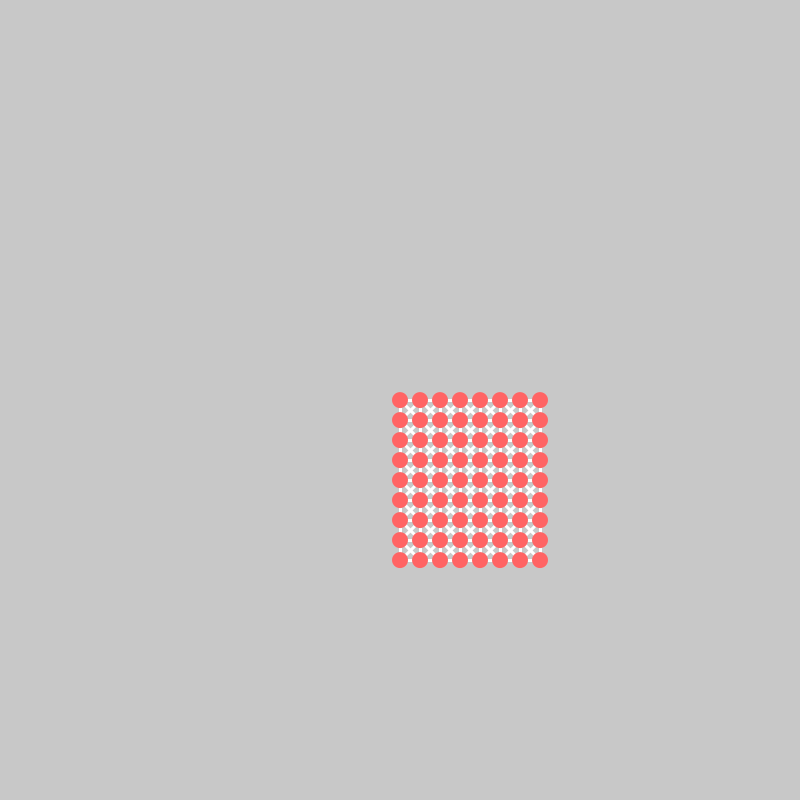
Frame 1 (no input)
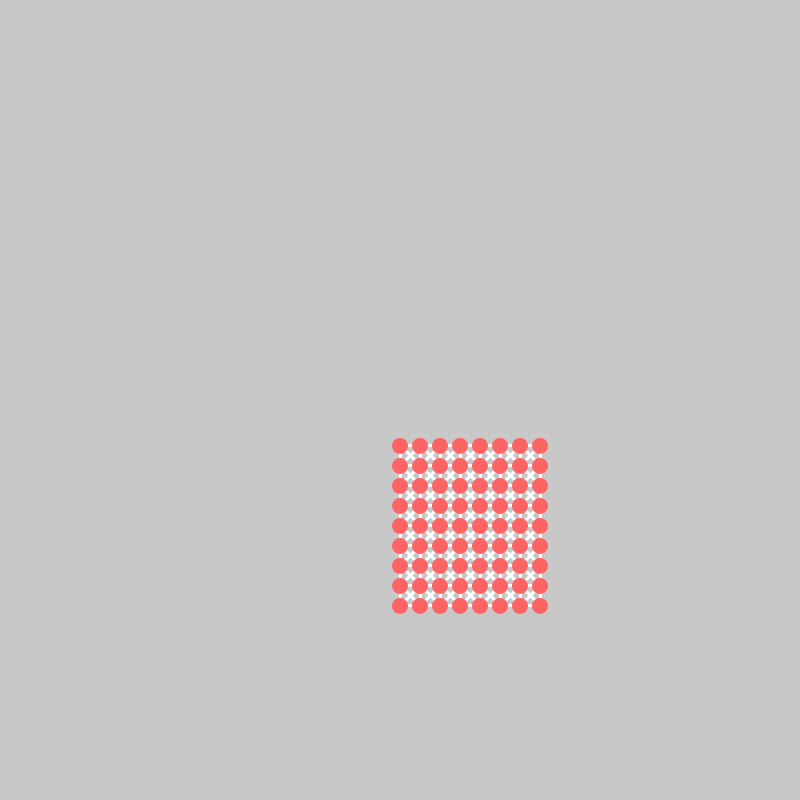
Frame 60 (the mouse pressed at the canvas centre just before this capture)
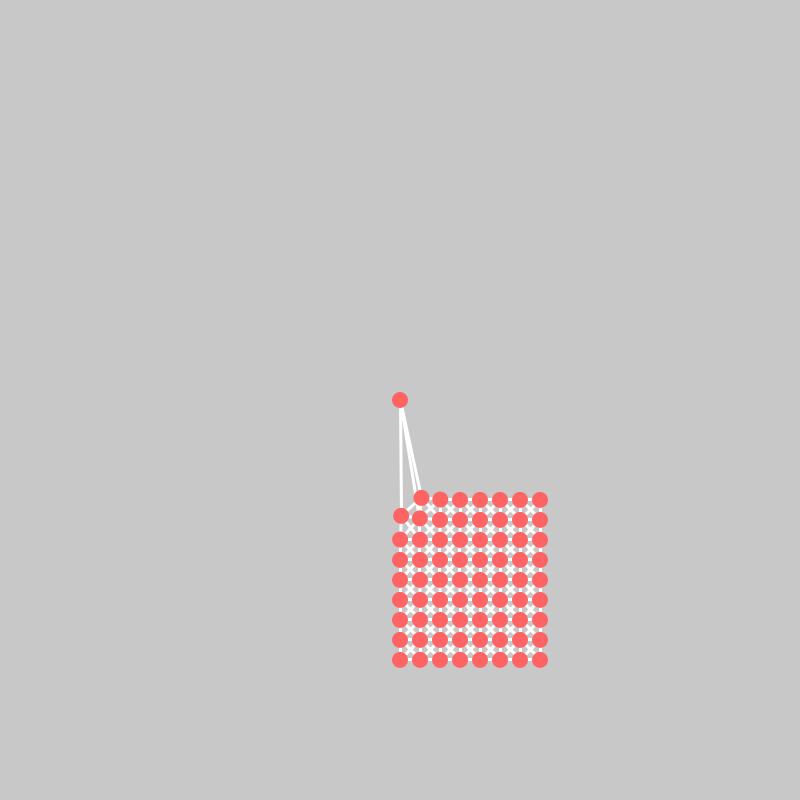
Frame 120 (the mouse held since frame 60 and released just before this capture)

The Processing sketch that drew these frames (run headless with seeded random() and noise(); from frame 60 on, the mouse is pressed at the canvas centre):

// Processing sketch: softbody_sim
// ── softbody_sim.pde
float grav = 0.1;
float timeScale = 0.9;

Softbody body1;

int[][] body1pts = {
  {1, 1, 1, 1, 1, 1, 1, 1},
  {1, 1, 1, 1, 1, 1, 1, 1},
  {1, 1, 1, 1, 1, 1, 1, 1},
  {1, 1, 1, 1, 1, 1, 1, 1},
  {1, 1, 1, 1, 1, 1, 1, 1},
  {1, 1, 1, 1, 1, 1, 1, 1},
  {1, 1, 1, 1, 1, 1, 1, 1},
  {1, 1, 1, 1, 1, 1, 1, 1},
  {1, 1, 1, 1, 1, 1, 1, 1}  
};

/*
int[][] body1pts = {
  {1, 1}, {1, 1},
};
*/


void setup() 
{
  size(800, 800);
  body1 = new Softbody(body1pts, new PVector(400, 400));
}

void draw() 
{
  background(200);
  if (mousePressed) body1.points[0][0].pos = new PVector(mouseX, mouseY);
  body1.update();
  if (mousePressed) body1.points[0][0].pos = new PVector(mouseX, mouseY);
  body1.show();
}

void mouseDragged() {
  body1.points[0][0].pos = new PVector(mouseX, mouseY);
}

// ── Point.pde
class Point {
  PVector pos;
  PVector vel = new PVector();
  PVector f = new PVector();
  float m;
  float r = 8;
  Softbody body;
  
  Point(PVector _pos, float _m, Softbody _body) {
    m = _m;
    pos = _pos;
    body = _body;
  }
  
  void AddForce(PVector force) {
    f.add(force);
  }
  
  void update() 
  {
    f.add(new PVector(0, grav * m));  
    for (Point[] parray : body.points) {
      for (Point p : parray) {
        if (p != null && sqrt(sq(pos.x - p.pos.x) + sq(pos.y - p.pos.y)) < r + p.r) {
          f.add((p.pos.copy().sub(pos)).normalize().mult((r + p.r) - sqrt(sq(pos.x - p.pos.x) + sq(pos.y - p.pos.y))).mult(-0.3));
        }
      }
    }
    vel.add(f);
    pos.add(vel.mult(timeScale));
    if (pos.y > height-10) {
      pos.y = height-10;
    }
    if (pos.x > width-10) {
      pos.x = width-10;
    }
    if (pos.x < 10) {
      pos.x = 10;
    }
    
    f = new PVector(0, 0);
  }
  
  void show() 
  {
    fill(255, 100, 100);
    noStroke();
    circle(pos.x, pos.y, r*2);
  }
}

// ── Softbody.pde
class Softbody {
  
  float gridSpace = 20; // distance between points in px
  Point[][] points;
  //Spring[] springs;
  ArrayList<Spring> springs = new ArrayList<Spring>();
  
  Softbody(int[][] _points, PVector startPos) 
  {
    
    GeneratePoints(_points, startPos);
    
  }
  
  // Generates points and spring between them
  void GeneratePoints(int[][] pts, PVector pos) 
  {
    // First: generating the points:
    int ptsAmnt = pts[0].length * pts.length; // Total length of array
    
    // Counting points
    for (int y = 0; y < pts.length; y++) {
      for (int x = 0; x < pts[y].length; x++) {
        if (pts[y][x] == 1) {
          ptsAmnt++;
        }
        print(pts[y][x]+ " ");
      }
      print("\n");
    }
    
    
    points = new Point[pts.length][pts[0].length];
    
    // Adding points
    
    for (int y = 0; y < pts.length; y++) {
      for (int x = 0; x < pts[y].length; x++) {
        if (pts[y][x] == 1) {
          points[y][x] = new Point(pos.copy().add(new PVector(x * gridSpace, y * gridSpace)), 1, this);
          
          //Right
          if (x+1 < pts[y].length && pts[y][x+1] == 1) {
            springs.add(new Spring(this, y, x, y, x+1));
          }
          //Down
          if (y+1 < pts.length && pts[y+1][x] == 1) {
            springs.add(new Spring(this, y, x, y+1, x));
          }
          //Down-right
          if (y+1 < pts.length && x+1 < pts[y].length && pts[y+1][x+1] == 1) {
            springs.add(new Spring(this, y, x, y+1, x+1));
          }
          //Down-left
          if (y+1 < pts.length && x > 0 && pts[y+1][x-1] == 1) {
            springs.add(new Spring(this, y, x, y+1, x-1));
          }
        }
      }
    }
    
  }
  
  // Updating positions and forces of points and springs
  void update() 
  {
    for (Spring s : springs) {
      s.update();
    }
    for (Point[] parray : points) {
      for (Point p : parray) {
        if (p != null) p.update();
      }
    }
  }
  
  void show() 
  {
    for (Spring s : springs) {
      s.show();
    }
    for (Point[] parray : points) {
      for (Point p : parray) {
        if (p != null) p.show();
      }
    }    
  }
  
}

// ── Spring.pde
class Spring {
  Point a, b;
  float k = 0.4; //Stiffness
  float restLength;
  Softbody body;
  int ax, ay, bx, by;
  
  Spring(Softbody _body, int _ax, int _ay, int _bx, int _by) {
    body = _body;
    ax = _ax;
    ay = _ay;
    bx = _bx;
    by = _by;
  }
  
  void update() 
  {
    if (a != null) {
      float max = 3;
      PVector ABnorm = (b.pos.copy().sub(a.pos)).normalize();
      float dampForce = constrain(ABnorm.dot(b.vel.copy().sub(a.vel)) * k, -max, max);
      float springForce = constrain((sqrt(sq(b.pos.x - a.pos.x) + sq(b.pos.y - a.pos.y)) - restLength)*0.03, -max, max);
      float force = springForce + dampForce;
      a.AddForce(ABnorm.mult(force));
      b.AddForce(ABnorm.mult(-force));
      if (dampForce > 0.1 || springForce > 0.1) print("dampForce: " + dampForce + ", springForce: " + springForce + "\n");
    }
  }
  
  void getPoints() {
    a = body.points[ax][ay];
    b = body.points[bx][by];   
    restLength = abs(sqrt(sq(b.pos.x - a.pos.x) + sq(b.pos.y - a.pos.y)));
    //restLength = 10;
  }
  
  void show() 
  {
    if (a == null) {
      getPoints();
    }
    stroke(255);
    strokeWeight(3);
    if (a != null && b != null) line(a.pos.x, a.pos.y, b.pos.x, b.pos.y);
    else if (a == null) {
      print("Error: point (" + ax + ", " + ay + ") does not exist, in spring from point (" + ax + ", " + ay + ") to (" + ax + ", " + ay + ")\n");
    }
    else if (b == null) {
      print("Error: point (" + bx + ", " + by + ") does not exist, in spring from point (" + ax + ", " + ay + ") to (" + ax + ", " + ay + ")\n");
    }
  }
}
